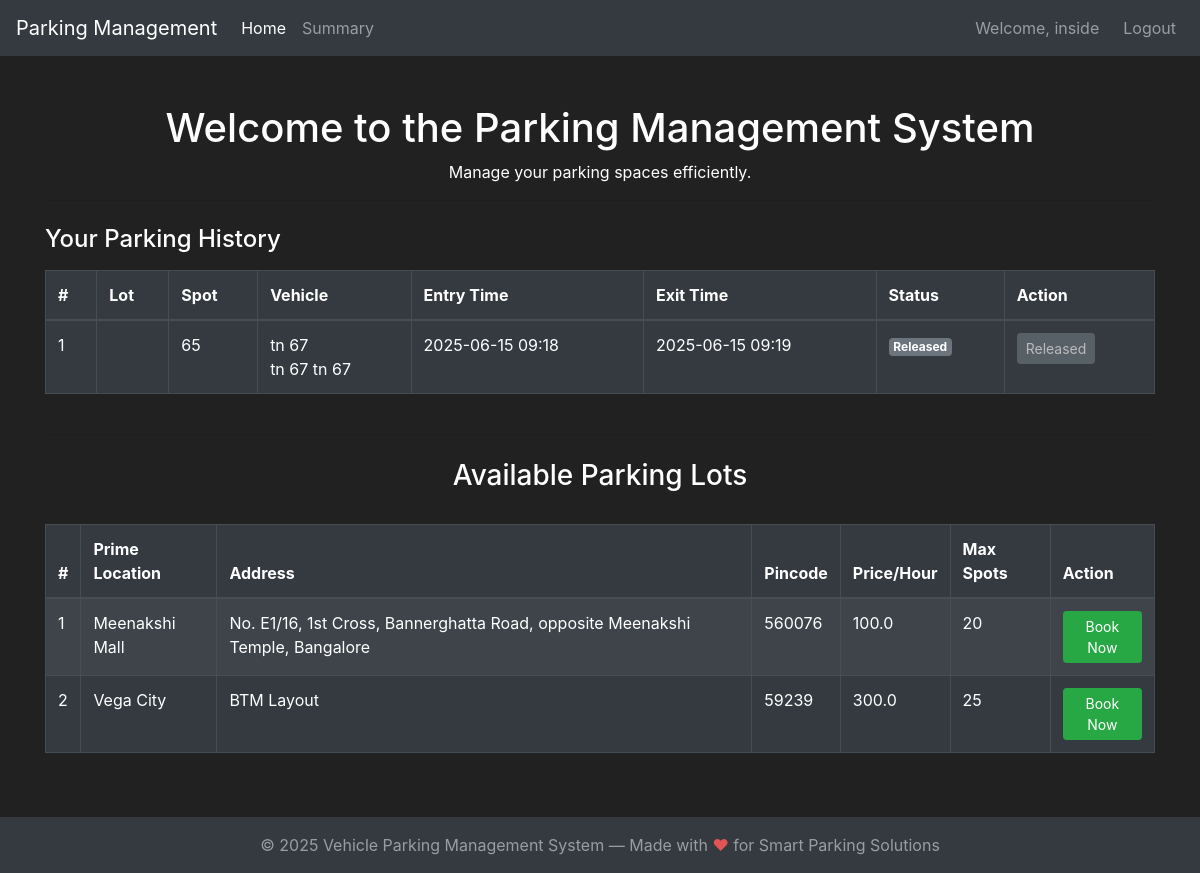
/ (signed in), run on the app's committed database.
### parkingManagement/modals.py (models this page shows, shortened)
class User(db.Model, UserMixin):
    id = db.Column(db.Integer(), primary_key=True)
    username = db.Column(db.String(length=30), nullable=False, unique=True)
    password_hash = db.Column(db.String(length=128), nullable=False)
    emailId = db.Column(db.String(length=50), nullable=False, unique=True)
    name = db.Column(db.String(length=50), nullable=False)
    address = db.Column(db.String(length=100), nullable=False)
    pincode = db.Column(db.String(length=10), nullable=False)
    @property
    def password(self):
        raise AttributeError('Password is not a readable attribute.')

class Booking(db.Model):
    id = db.Column(db.Integer(), primary_key=True)
    spot_id = db.Column(db.Integer(), db.ForeignKey('parking_spot.id'), nullable=False)
    user_id = db.Column(db.Integer(), db.ForeignKey('user.id'), nullable=False)
    entry_time = db.Column(db.DateTime(), nullable=False)
    exit_time = db.Column(db.DateTime(), nullable=True)
    vehicle_number = db.Column(db.String(length=20), nullable=False)
    vehicle_brand = db.Column(db.String(length=30), nullable=False)
    vehicle_model = db.Column(db.String(length=30), nullable=False)
    cost = db.Column(db.Float(), nullable=False)

class ParkingLot(db.Model):
    id = db.Column(db.Integer(), primary_key=True)
    prime_location = db.Column(db.String(length=100), nullable=False)
    address = db.Column(db.String(length=100), nullable=False)
    pincode = db.Column(db.String(length=10), nullable=False)
    price_per_hour = db.Column(db.Float(), nullable=False)
    max_spots = db.Column(db.Integer(), nullable=False)
    revenue_per_lot = db.Column(db.Float(), nullable=False)

### parkingManagement/controllers.py (the view)
@app.route('/')
def home_page():
    if not current_user.is_authenticated:
        return render_template('public_home.html', active_page='home')
    parking_lots = ParkingLot.query.all()
    booking_form = BookingForm()
    user_history = []
    allocated_spot = session.pop('allocated_spot', None)
    allocated_lot = session.pop('allocated_lot', None)
    if current_user.is_authenticated:
        user_history = Booking.query.filter_by(user_id=current_user.id).order_by(Booking.entry_time.desc()).all()
    return render_template(
        'home.html',
        active_page='home',
        parking_lots=parking_lots,
        booking_form=booking_form,
        user_history=user_history,
        allocated_spot=allocated_spot,
        allocated_lot=allocated_lot
    )

### parkingManagement/modals.py (called while the page is built)
@login_manager.user_loader
def load_user(user_id):
    return User.query.get(int(user_id))

### parkingManagement/templates/home.html (shortened to what this page needs)
{% extends 'base.html' %}
{% block content %}
    <div class="container mt-5">
        <h1 class="text-center">Welcome to the Parking Management System</h1>
        <p class="text-center">Manage your parking spaces efficiently.</p>
        {% if user_history %}
        <hr>
        <h4 class="mt-4 mb-3">Your Parking History</h4>
        <div class="table-responsive mb-4">
            <table class="table table-dark table-bordered">
                <thead>
                    <tr>
                        <th>#</th>
                        <th>Lot</th>
                        <th>Spot</th>
                        <th>Vehicle</th>
                        <th>Entry Time</th>
                        <th>Exit Time</th>
                        <th>Status</th>
                        <th>Action</th>
                    </tr>
                </thead>
                <tbody>
                    {% for booking in user_history %}
                    <tr>
                        <td>{{ loop.index }}</td>
                        <td>{{ booking.spot_id and booking.spot.parking_lot_id and booking.spot.parking_lot.prime_location if booking.spot and booking.spot.parking_lot else '' }}</td>
                        <td>{{ booking.spot_id }}</td>
                        <td>{{ booking.vehicle_number }}<br>{{ booking.vehicle_brand }} {{ booking.vehicle_model }}</td>
                        <td>{{ booking.entry_time.strftime('%Y-%m-%d %H:%M') if booking.entry_time else '' }}</td>
                        <td>{{ booking.exit_time.strftime('%Y-%m-%d %H:%M') if booking.exit_time else '-' }}</td>
                        <td>
                            {% if booking.exit_time %}
                                <span class="badge badge-secondary">Released</span>
                            {% else %}
                                <span class="badge badge-success">Active</span>
                            {% endif %}
                        </td>
                        <td>
                            {% if not booking.exit_time %}
                            <button type="button" class="btn btn-danger btn-sm release-btn" data-booking-id="{{ booking.id }}">Release</button>
                            {% else %}
                                <button class="btn btn-secondary btn-sm" disabled>Released</button>
                            {% endif %}
                        </td>
                    </tr>
                    {% endfor %}
                </tbody>
            </table>
        </div>
        {% endif %}
        <hr>
        <h3 class="text-center mt-4 mb-3">Available Parking Lots</h3>
        <div class="table-responsive">
            <table class="table table-dark table-striped table-bordered mt-3">
                <thead>
                    <tr>
                        <th>#</th>
                        <th>Prime Location</th>
                        <th>Address</th>
                        <th>Pincode</th>
                        <th>Price/Hour</th>
                        <th>Max Spots</th>
                        <th>Action</th>
                    </tr>
                </thead>
                <tbody>
                    {% for lot in parking_lots %}
                    <tr>
                        <td>{{ loop.index }}</td>
                        <td>{{ lot.prime_location }}</td>
                        <td>{{ lot.address }}</td>
                        <td>{{ lot.pincode }}</td>
                        <td>{{ lot.price_per_hour }}</td>
                        <td>{{ lot.max_spots }}</td>
                        <td>
                            <button type="button" class="btn btn-success btn-sm book-now-button" data-toggle="modal" data-target="#bookModal" data-lot-id="{{ lot.id }}" data-lot-location="{{ lot.prime_location }}">Book Now</button>
                        </td>
                    </tr>
                    {% else %}
                    <tr>
                        <td colspan="7" class="text-center">No parking lots available.</td>
                    </tr>
                    {% endfor %}
                </tbody>
            </table>
        </div>
    </div>
{% endblock %}

### parkingManagement/templates/base.html (shortened to what this page needs)
<!DOCTYPE html>
<html lang="en">
<head>
        <link rel="stylesheet" href="https://cdn.jsdelivr.net/npm/bootstrap@4.5.3/dist/css/bootstrap.min.css">
</head>
<body>
    <nav class="navbar navbar-expand-md navbar-dark bg-dark">
        <a class="navbar-brand ps-4" href="{% if session.get('admin_logged_in') %}{{ url_for('admin_home_page') }}{% else %}{{ url_for('home_page') }}{% endif %}">Parking Management</a>
        <div class="collapse navbar-collapse" id="navbarNav">
            <ul class="navbar-nav mr-auto">
                <li class="nav-item {% if active_page == 'home' or active_page == 'admin_home' %}active{% endif %}">
                    <a class="nav-link" href="{% if session.get('admin_logged_in') %}{{ url_for('admin_home_page') }}{% else %}{{ url_for('home_page') }}{% endif %}">Home</a>
                </li>
                {% if session.get('admin_logged_in') %}
                <li class="nav-item {% if active_page == 'users' %}active{% endif %}">
                    <a class="nav-link" href="{{ url_for('admin_users_page') }}">User</a>
                </li>
                <li class="nav-item {% if active_page == 'summary' %}active{% endif %}">
                    <a class="nav-link" href="{{ url_for('admin_user_summary') }}">Summary</a>
                </li>
                {% elif current_user.is_authenticated %}
                <li class="nav-item {% if request.endpoint == 'user_summary' %}active{% endif %}">
                    <a class="nav-link" href="{{ url_for('user_summary') }}">Summary</a>
                </li>
                {% endif %}
            </ul>
            <ul class="navbar-nav ml-auto">
                {% if session.get('admin_logged_in') %}
                <li class="nav-item">
                    <span class="navbar-text mr-3">Welcome, Master</span>
                </li>
                <li class="nav-item">
                    <a class="nav-link" href="{{ url_for('logout_page') }}">Logout</a>
                </li>
                {% elif current_user.is_authenticated %}
                <li class="nav-item">
                    <span class="navbar-text mr-3">Welcome, {{ current_user.name }}</span>
                </li>
                <li class="nav-item">
                    <a class="nav-link" href="{{ url_for('logout_page') }}">Logout</a>
                </li>
                {% endif %}
            </ul>
        </div>
    </nav>
    {% block content %}
    {% endblock %}
    <footer class="footer mt-5 py-3 bg-dark text-white-50">
        <div class="container text-center">
            <span>&copy; 2025 Vehicle Parking Management System &mdash; Made with <span style="color: #e25555;">&#10084;</span> for Smart Parking Solutions</span>
        </div>
    </footer>
</body>
</html>

### parkingManagement/templates/base.html (style rules this page uses)
body { background-color: #212121; color: white; min-height: 100vh; display: flex; flex-direction: column; justify-content: space-between; }
.footer { margin-top: auto; }

### data on the page
User: name "inside"
Booking: spot_id "65", vehicle_number "tn 67", vehicle_brand "tn 67", vehicle_model "tn 67", entry_time "2025-06-15 09:18", exit_time "2025-06-15 09:19", shows "Released"
ParkingLot: prime_location "Meenakshi Mall", address "No. E1/16, 1st Cross, Bannerghatta Road, opposite Meenakshi Temple, Bangalore", pincode "560076", price_per_hour "100.0", max_spots "20"
ParkingLot: prime_location "Vega City", address "BTM Layout", pincode "59239", price_per_hour "300.0", max_spots "25"
